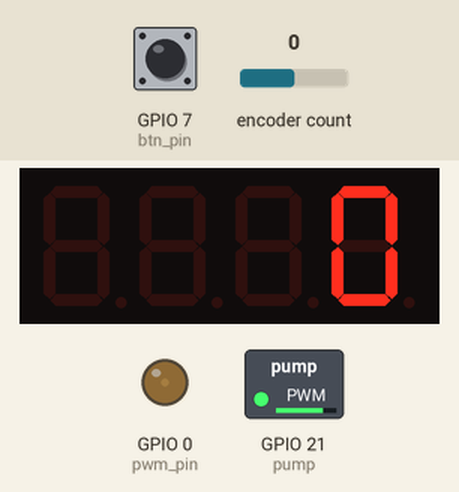
This program was run on a simulated ESP32 board running MicroPython. Parts: 4-digit seven-segment display, switched loads named in the program (green lamp = pin HIGH), output pins drawn as LEDs (lit = HIGH). Inputs (shaded band) come from the test bench; at power-on: GPIO 7 (btn_pin) LOW, encoder count 0. Library files of the repository ran but are not shown: tm1637.py; pins used as bus, display or sensor lines are not drawn.

Above: at 1.2 s.
1.3 s: GPIO 7 (btn_pin) pulled HIGH for 0.15 s
At 1.41 s:
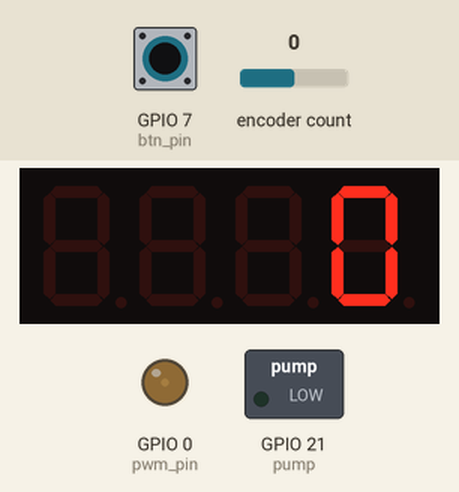
2.9 s: GPIO 7 (btn_pin) pulled HIGH for 3.2 s
At 6.16 s:
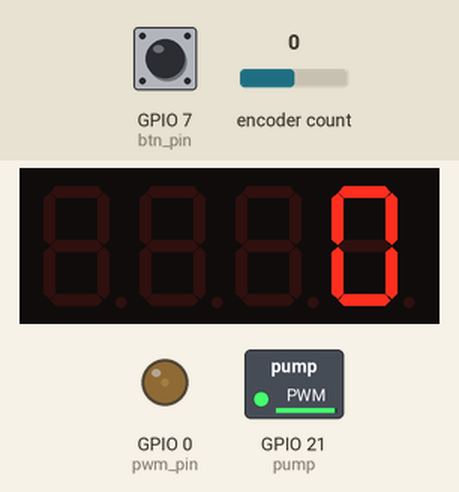
Timing chart, 0 to 7.7 s (numbered marks = the images above; inputs shaded):
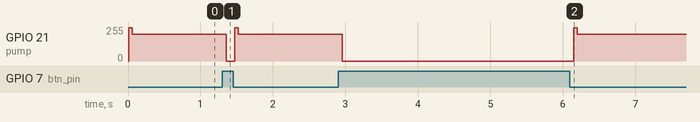

Measured:
- after the input at 1.3 s, GPIO 21 (pump): 199/255 → 0/255 after 0.06 s, → 199/255 0.11 s later
- after the input at 2.9 s, GPIO 21 (pump): 199/255 → 0/255 after 0.06 s, → 199/255 3.2 s later

The program:

PWM_pump_test.py
```python
#This is main prog
#Тут пишем основную прогу
import esp32
import machine
from rotary_irq_esp import RotaryIRQ
#from rotary_irq_esp import RotaryIRQ
import time
import tm1637


def setup_pwm():
    pwm_pin = machine.PWM(machine.Pin(0),50)
    return pwm_pin

def rotate_to_angle(angle: int, pwm_pin):
    """
    Функция поворачивает (устанавливает) сервопирвод на заданый угол
    Args:
        angle(int): угол установки серво
    """
    duty = int(40 + (angle * 100 / 180))
    pwm_pin.duty(duty)

def read_input() -> int:
    """
    Функция читает ввод в порт валидирует и возвращает введеный угол
    """
    angle = int(input("Input angle from 0 to 180 :"))
    if angle < 0 or angle > 180:
        print(f"{angle} - -s wrong angle! Input from 0 to 180")
    else:
        return angle

def save_position_list(config_json: str):
    with open('config.json', 'w') as config_file:
        config_file.write('testing testings')


def main():
    pwm_pin = setup_pwm()
    rotate_to_angle(90, pwm_pin)
    sleep_time = 0.05
    step = 2
    btn_pin = machine.Pin(7, machine.Pin.IN, machine.Pin.PULL_DOWN)
    display = tm1637.TM1637(clk=machine.Pin(9), dio=machine.Pin(8))
    pump = machine.PWM(machine.Pin(21), 25000)
    rotary = RotaryIRQ(
                        pin_num_clk = 5,
                        pin_num_dt = 6,
                        min_val = 0,
                        max_val = 180,
                        reverse = False,
                        range_mode = RotaryIRQ.RANGE_WRAP
                        )
    val_old = rotary.value()
    while True:
        val_new = rotary.value()
        display.number(val_old)
        pump.duty(0)
        pump_started = False
        while btn_pin.value() == 0:
            if pump_started == False:
                pump.duty(1000)
                time.sleep_ms(50)
                pump_started = True
            else:
                pump.duty(800)


        if val_old != val_new:
            val_old = val_new
            rotate_to_angle(val_old, pwm_pin)
        time.sleep_ms(50)
main()
```
